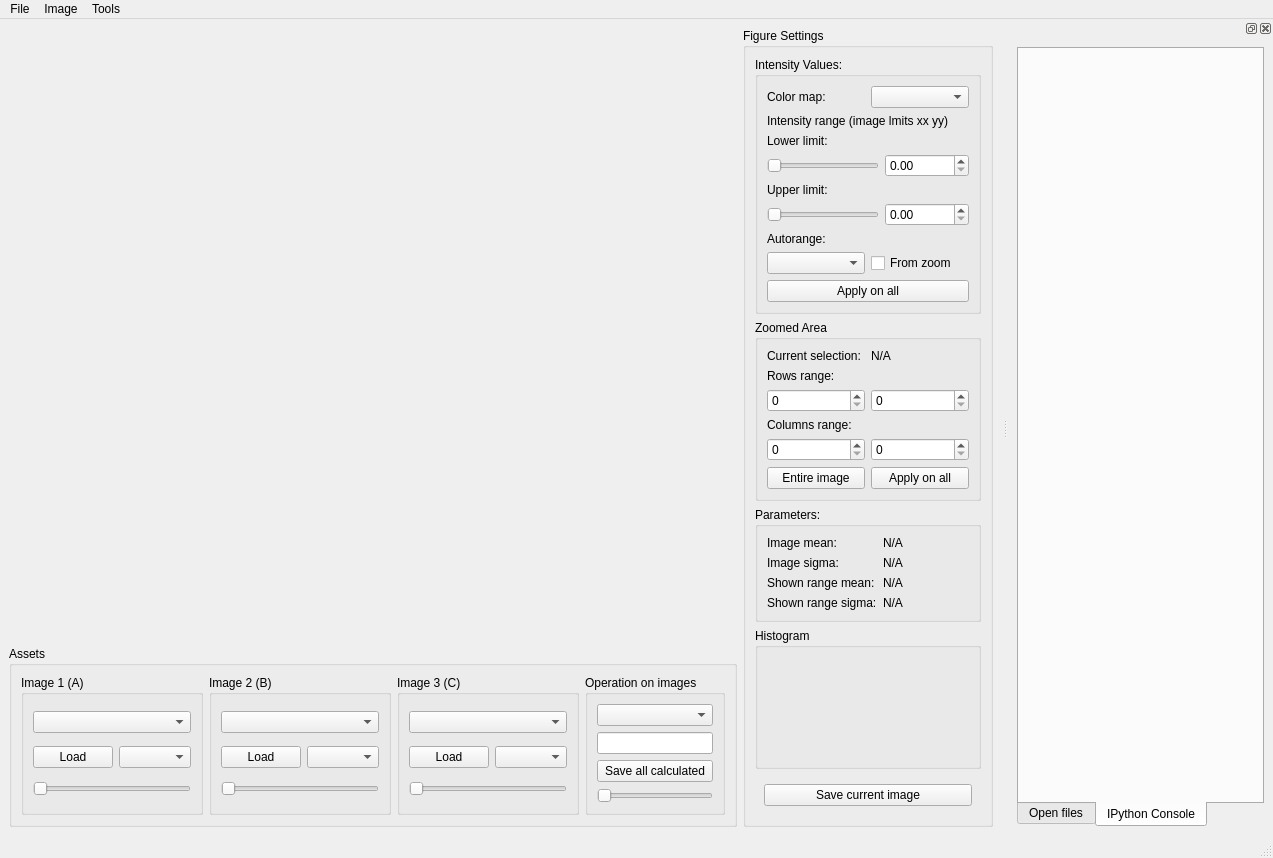
<?xml version="1.0" encoding="UTF-8"?>
<ui version="4.0">
 <class>MainWindow</class>
 <widget class="QMainWindow" name="MainWindow">
  <property name="geometry">
   <rect>
    <x>0</x>
    <y>0</y>
    <width>1273</width>
    <height>832</height>
   </rect>
  </property>
  <property name="windowTitle">
   <string>Vopex 3.0 (c) Michal Vopalensky, Antonin Zajicek, ITAM CAS 2024</string>
  </property>
  <widget class="QWidget" name="mainWidget">
   <layout class="QVBoxLayout" name="horizontalLayout">
    <item>
     <layout class="QHBoxLayout" name="horizontalLayout_2">
      <item>
       <layout class="QVBoxLayout" name="verticalLayout">
        <item>
         <widget class="MPLBetterCanvas" name="canvas_main" native="true"/>
        </item>
        <item>
         <widget class="QGroupBox" name="groupBox">
          <property name="sizePolicy">
           <sizepolicy hsizetype="Preferred" vsizetype="Maximum">
            <horstretch>0</horstretch>
            <verstretch>0</verstretch>
           </sizepolicy>
          </property>
          <property name="title">
           <string>Assets</string>
          </property>
          <layout class="QHBoxLayout" name="horizontalLayout_3">
           <item>
            <widget class="QGroupBox" name="groupBox_3">
             <property name="title">
              <string>Image 1 (A)</string>
             </property>
             <layout class="QVBoxLayout" name="verticalLayout_2">
              <item>
               <widget class="QComboBox" name="cb_images_a"/>
              </item>
              <item>
               <layout class="QHBoxLayout" name="horizontalLayout_4">
                <item>
                 <widget class="QPushButton" name="pb_load_a">
                  <property name="text">
                   <string>Load</string>
                  </property>
                 </widget>
                </item>
                <item>
                 <widget class="CustomComboBox" name="cb_save_a"/>
                </item>
               </layout>
              </item>
              <item>
               <widget class="QSlider" name="slider_a">
                <property name="orientation">
                 <enum>Qt::Horizontal</enum>
                </property>
               </widget>
              </item>
             </layout>
            </widget>
           </item>
           <item>
            <widget class="QGroupBox" name="groupBox_4">
             <property name="title">
              <string>Image 2 (B)</string>
             </property>
             <layout class="QVBoxLayout" name="verticalLayout_3">
              <item>
               <widget class="QComboBox" name="cb_images_b"/>
              </item>
              <item>
               <layout class="QHBoxLayout" name="horizontalLayout_5">
                <item>
                 <widget class="QPushButton" name="pb_load_b">
                  <property name="text">
                   <string>Load</string>
                  </property>
                 </widget>
                </item>
                <item>
                 <widget class="CustomComboBox" name="cb_save_b"/>
                </item>
               </layout>
              </item>
              <item>
               <widget class="QSlider" name="slider_b">
                <property name="orientation">
                 <enum>Qt::Horizontal</enum>
                </property>
               </widget>
              </item>
             </layout>
            </widget>
           </item>
           <item>
            <widget class="QGroupBox" name="groupBox_5">
             <property name="title">
              <string>Image 3 (C)</string>
             </property>
             <layout class="QVBoxLayout" name="verticalLayout_4">
              <item>
               <widget class="QComboBox" name="cb_images_c"/>
              </item>
              <item>
               <layout class="QHBoxLayout" name="horizontalLayout_6">
                <item>
                 <widget class="QPushButton" name="pb_load_c">
                  <property name="text">
                   <string>Load</string>
                  </property>
                 </widget>
                </item>
                <item>
                 <widget class="CustomComboBox" name="cb_save_c"/>
                </item>
               </layout>
              </item>
              <item>
               <widget class="QSlider" name="slider_c">
                <property name="orientation">
                 <enum>Qt::Horizontal</enum>
                </property>
               </widget>
              </item>
             </layout>
            </widget>
           </item>
           <item>
            <widget class="QGroupBox" name="groupBox_6">
             <property name="title">
              <string>Operation on images</string>
             </property>
             <layout class="QVBoxLayout" name="verticalLayout_5">
              <item>
               <widget class="QComboBox" name="cb_images_r"/>
              </item>
              <item>
               <widget class="QLineEdit" name="le_operation"/>
              </item>
              <item>
               <widget class="QPushButton" name="pb_save_all_calculated">
                <property name="text">
                 <string>Save all calculated</string>
                </property>
               </widget>
              </item>
              <item>
               <widget class="QSlider" name="slider_d">
                <property name="orientation">
                 <enum>Qt::Horizontal</enum>
                </property>
               </widget>
              </item>
             </layout>
            </widget>
           </item>
          </layout>
         </widget>
        </item>
       </layout>
      </item>
      <item>
       <widget class="QGroupBox" name="groupBox_2">
        <property name="sizePolicy">
         <sizepolicy hsizetype="Maximum" vsizetype="Preferred">
          <horstretch>0</horstretch>
          <verstretch>0</verstretch>
         </sizepolicy>
        </property>
        <property name="minimumSize">
         <size>
          <width>250</width>
          <height>0</height>
         </size>
        </property>
        <property name="maximumSize">
         <size>
          <width>350</width>
          <height>16777215</height>
         </size>
        </property>
        <property name="baseSize">
         <size>
          <width>0</width>
          <height>0</height>
         </size>
        </property>
        <property name="title">
         <string>Figure Settings</string>
        </property>
        <layout class="QVBoxLayout" name="verticalLayout_6">
         <item>
          <widget class="QGroupBox" name="groupBox_7">
           <property name="title">
            <string>Intensity Values:</string>
           </property>
           <layout class="QVBoxLayout" name="verticalLayout_7">
            <item>
             <layout class="QHBoxLayout" name="horizontalLayout_8">
              <item>
               <widget class="QLabel" name="label">
                <property name="text">
                 <string>Color map:</string>
                </property>
               </widget>
              </item>
              <item>
               <widget class="QComboBox" name="cb_colormaps"/>
              </item>
             </layout>
            </item>
            <item>
             <widget class="QLabel" name="label_3">
              <property name="text">
               <string>Intensity range (image lmits xx yy)</string>
              </property>
             </widget>
            </item>
            <item>
             <widget class="QLabel" name="label_2">
              <property name="text">
               <string>Lower limit:</string>
              </property>
             </widget>
            </item>
            <item>
             <layout class="QHBoxLayout" name="horizontalLayout_9">
              <item>
               <widget class="QSlider" name="slider_lower">
                <property name="orientation">
                 <enum>Qt::Horizontal</enum>
                </property>
               </widget>
              </item>
              <item>
               <widget class="QDoubleSpinBox" name="dsb_lower">
                <property name="maximum">
                 <double>10000000000000.000000000000000</double>
                </property>
               </widget>
              </item>
             </layout>
            </item>
            <item>
             <widget class="QLabel" name="label_4">
              <property name="text">
               <string>Upper limit:</string>
              </property>
             </widget>
            </item>
            <item>
             <layout class="QHBoxLayout" name="horizontalLayout_10">
              <item>
               <widget class="QSlider" name="slider_upper">
                <property name="orientation">
                 <enum>Qt::Horizontal</enum>
                </property>
               </widget>
              </item>
              <item>
               <widget class="QDoubleSpinBox" name="dsb_upper">
                <property name="maximum">
                 <double>10000000000000.000000000000000</double>
                </property>
               </widget>
              </item>
             </layout>
            </item>
            <item>
             <widget class="QLabel" name="label_5">
              <property name="text">
               <string>Autorange:</string>
              </property>
             </widget>
            </item>
            <item>
             <layout class="QHBoxLayout" name="horizontalLayout_11">
              <item>
               <widget class="QComboBox" name="cb_auto_range"/>
              </item>
              <item>
               <widget class="QCheckBox" name="cb_from_zoom">
                <property name="text">
                 <string>From zoom</string>
                </property>
               </widget>
              </item>
             </layout>
            </item>
            <item>
             <widget class="QPushButton" name="pb_apply_all_range">
              <property name="text">
               <string>Apply on all</string>
              </property>
             </widget>
            </item>
           </layout>
          </widget>
         </item>
         <item>
          <widget class="QGroupBox" name="groupBox_8">
           <property name="title">
            <string>Zoomed Area</string>
           </property>
           <layout class="QVBoxLayout" name="verticalLayout_8">
            <item>
             <layout class="QHBoxLayout" name="horizontalLayout_12">
              <item>
               <widget class="QLabel" name="label_6">
                <property name="text">
                 <string>Current selection:</string>
                </property>
               </widget>
              </item>
              <item>
               <widget class="QLabel" name="l_curr_selection">
                <property name="text">
                 <string>N/A</string>
                </property>
               </widget>
              </item>
             </layout>
            </item>
            <item>
             <widget class="QLabel" name="label_9">
              <property name="text">
               <string>Rows range:</string>
              </property>
             </widget>
            </item>
            <item>
             <layout class="QHBoxLayout" name="horizontalLayout_14">
              <item>
               <widget class="QSpinBox" name="sb_rows_from">
                <property name="maximum">
                 <number>1000000000</number>
                </property>
               </widget>
              </item>
              <item>
               <widget class="QSpinBox" name="sb_rows_to">
                <property name="maximum">
                 <number>1000000000</number>
                </property>
               </widget>
              </item>
             </layout>
            </item>
            <item>
             <widget class="QLabel" name="label_10">
              <property name="text">
               <string>Columns range:</string>
              </property>
             </widget>
            </item>
            <item>
             <layout class="QHBoxLayout" name="horizontalLayout_15">
              <item>
               <widget class="QSpinBox" name="sb_columns_from">
                <property name="maximum">
                 <number>1000000000</number>
                </property>
               </widget>
              </item>
              <item>
               <widget class="QSpinBox" name="sb_columns_to">
                <property name="maximum">
                 <number>1000000000</number>
                </property>
               </widget>
              </item>
             </layout>
            </item>
            <item>
             <layout class="QHBoxLayout" name="horizontalLayout_13">
              <item>
               <widget class="QPushButton" name="pb_unzoom">
                <property name="text">
                 <string>Entire image</string>
                </property>
               </widget>
              </item>
              <item>
               <widget class="QPushButton" name="pb_apply_all_zoom">
                <property name="text">
                 <string>Apply on all</string>
                </property>
               </widget>
              </item>
             </layout>
            </item>
           </layout>
          </widget>
         </item>
         <item>
          <widget class="QGroupBox" name="groupBox_9">
           <property name="title">
            <string>Parameters:</string>
           </property>
           <layout class="QFormLayout" name="formLayout">
            <item row="0" column="0">
             <widget class="QLabel" name="label_13">
              <property name="text">
               <string>Image mean:</string>
              </property>
             </widget>
            </item>
            <item row="0" column="1">
             <widget class="QLabel" name="l_im_mean">
              <property name="text">
               <string>N/A</string>
              </property>
             </widget>
            </item>
            <item row="1" column="0">
             <widget class="QLabel" name="label_18">
              <property name="text">
               <string>Image sigma:</string>
              </property>
             </widget>
            </item>
            <item row="1" column="1">
             <widget class="QLabel" name="l_im_sigma">
              <property name="text">
               <string>N/A</string>
              </property>
             </widget>
            </item>
            <item row="2" column="0">
             <widget class="QLabel" name="label_11">
              <property name="text">
               <string>Shown range mean:</string>
              </property>
             </widget>
            </item>
            <item row="2" column="1">
             <widget class="QLabel" name="l_range_mean">
              <property name="text">
               <string>N/A</string>
              </property>
             </widget>
            </item>
            <item row="3" column="0">
             <widget class="QLabel" name="label_15">
              <property name="text">
               <string>Shown range sigma:</string>
              </property>
             </widget>
            </item>
            <item row="3" column="1">
             <widget class="QLabel" name="l_range_sigma">
              <property name="text">
               <string>N/A</string>
              </property>
             </widget>
            </item>
           </layout>
          </widget>
         </item>
         <item>
          <widget class="QGroupBox" name="groupBox_10">
           <property name="title">
            <string>Histogram</string>
           </property>
           <layout class="QVBoxLayout" name="verticalLayout_9">
            <item>
             <widget class="MPLSimpleCanvas" name="canvas_histogram" native="true">
              <property name="sizePolicy">
               <sizepolicy hsizetype="Minimum" vsizetype="Minimum">
                <horstretch>0</horstretch>
                <verstretch>0</verstretch>
               </sizepolicy>
              </property>
              <property name="minimumSize">
               <size>
                <width>0</width>
                <height>100</height>
               </size>
              </property>
             </widget>
            </item>
           </layout>
          </widget>
         </item>
         <item>
          <spacer name="verticalSpacer">
           <property name="orientation">
            <enum>Qt::Vertical</enum>
           </property>
           <property name="sizeHint" stdset="0">
            <size>
             <width>20</width>
             <height>40</height>
            </size>
           </property>
          </spacer>
         </item>
         <item>
          <widget class="QWidget" name="widget_2" native="true">
           <layout class="QHBoxLayout" name="horizontalLayout_16">
            <item>
             <widget class="QPushButton" name="pb_save_all">
              <property name="text">
               <string>Save current image</string>
              </property>
             </widget>
            </item>
           </layout>
          </widget>
         </item>
        </layout>
       </widget>
      </item>
     </layout>
    </item>
   </layout>
  </widget>
  <widget class="QMenuBar" name="menubar">
   <property name="geometry">
    <rect>
     <x>0</x>
     <y>0</y>
     <width>1273</width>
     <height>22</height>
    </rect>
   </property>
   <widget class="QMenu" name="menuFile">
    <property name="title">
     <string>File</string>
    </property>
    <addaction name="a_Load_Image"/>
    <addaction name="a_Load_Images"/>
    <addaction name="a_Save_Image"/>
   </widget>
   <widget class="QMenu" name="menuImage">
    <property name="title">
     <string>Image</string>
    </property>
    <addaction name="a_Rotate_CW"/>
    <addaction name="a_Rotate_CCW"/>
    <addaction name="a_Mirror_LR"/>
    <addaction name="a_Mirror_UD"/>
   </widget>
   <widget class="QMenu" name="menuTools">
    <property name="title">
     <string>Tools</string>
    </property>
    <addaction name="a_Batch_processing"/>
   </widget>
   <addaction name="menuFile"/>
   <addaction name="menuImage"/>
   <addaction name="menuTools"/>
  </widget>
  <widget class="QStatusBar" name="statusbar"/>
  <widget class="QDockWidget" name="dockWidget_5">
   <attribute name="dockWidgetArea">
    <number>2</number>
   </attribute>
   <widget class="QWidget" name="horizontalLayoutWidget_2">
    <layout class="QHBoxLayout" name="horizontalLayout_7">
     <item>
      <widget class="QTabWidget" name="tabWidget">
       <property name="tabPosition">
        <enum>QTabWidget::South</enum>
       </property>
       <property name="currentIndex">
        <number>1</number>
       </property>
       <property name="elideMode">
        <enum>Qt::ElideNone</enum>
       </property>
       <widget class="QTreeView" name="tv_open_files">
        <attribute name="title">
         <string>Open files</string>
        </attribute>
       </widget>
       <widget class="ConsoleWidget" name="console_widget">
        <attribute name="title">
         <string>IPython Console</string>
        </attribute>
       </widget>
      </widget>
     </item>
    </layout>
   </widget>
  </widget>
  <action name="a_Load_Image">
   <property name="text">
    <string>Load Image</string>
   </property>
  </action>
  <action name="a_Load_Images">
   <property name="text">
    <string>Load Images</string>
   </property>
  </action>
  <action name="a_Save_Image">
   <property name="text">
    <string>Save Image</string>
   </property>
  </action>
  <action name="a_Rotate_CW">
   <property name="text">
    <string>Rotate CW</string>
   </property>
  </action>
  <action name="a_Rotate_CCW">
   <property name="text">
    <string>Rotate CCW</string>
   </property>
  </action>
  <action name="a_Mirror_LR">
   <property name="text">
    <string>Mirror LR</string>
   </property>
  </action>
  <action name="a_Mirror_UD">
   <property name="text">
    <string>Mirror UD</string>
   </property>
  </action>
  <action name="a_Batch_processing">
   <property name="text">
    <string>Batch processing</string>
   </property>
  </action>
 </widget>
 <customwidgets>
  <customwidget>
   <class>MPLBetterCanvas</class>
   <extends>QWidget</extends>
   <header location="global">./ui_elements_classes/MPLBetterCanvas</header>
   <container>1</container>
  </customwidget>
  <customwidget>
   <class>MPLSimpleCanvas</class>
   <extends>QWidget</extends>
   <header location="global">./ui_elements_classes/MPLSimpleCanvas</header>
   <container>1</container>
  </customwidget>
  <customwidget>
   <class>ConsoleWidget</class>
   <extends>QWidget</extends>
   <header location="global">./ui_elements_classes/ConsoleWidget</header>
   <container>1</container>
  </customwidget>
  <customwidget>
   <class>CustomComboBox</class>
   <extends>QComboBox</extends>
   <header location="global">./ui_elements_classes/CustomComboBox</header>
  </customwidget>
 </customwidgets>
 <resources/>
 <connections/>
</ui>
